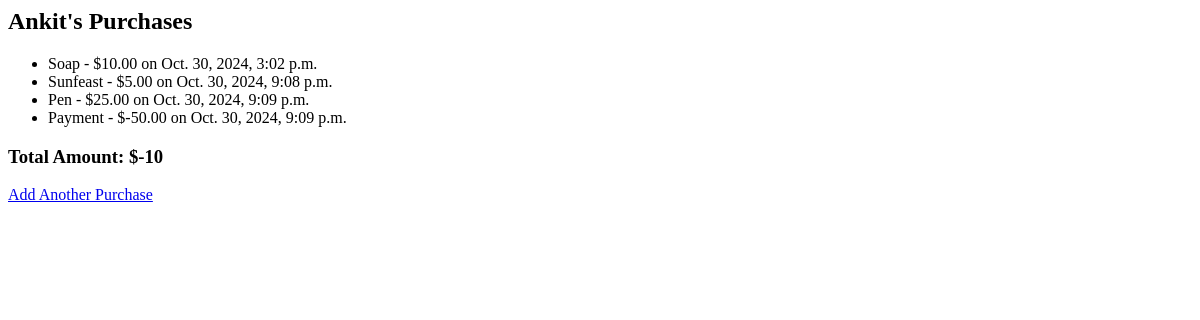
Page /3/ (signed in) on the earlier database version.
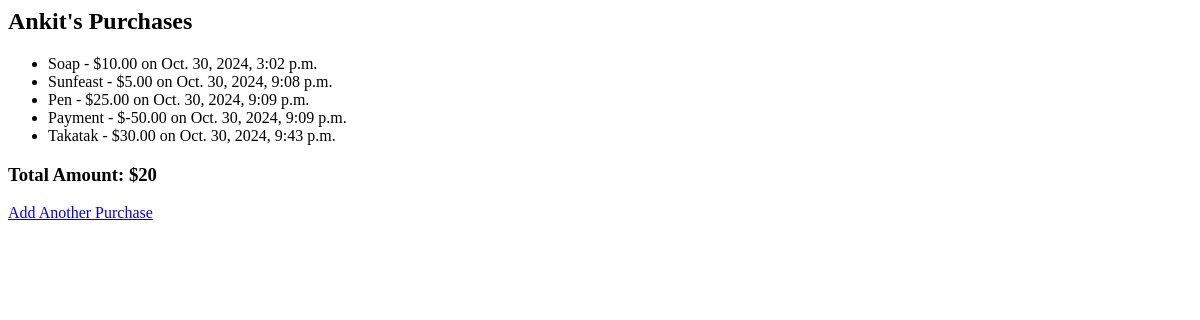
Same page on the later database version.
### customers/models.py (models this page shows, shortened)
class Purchase(models.Model):
    customer = models.ForeignKey(Customer, related_name='purchases', on_delete=models.CASCADE)
    item_name = models.CharField(max_length=100)
    price = models.DecimalField(max_digits=10, decimal_places=2)
    purchase_date = models.DateTimeField(auto_now_add=True)

### customers/views.py (the view)
# urls.py: path('<int:customer_id>/', views.customer_detail, name='customer_detail'),
@login_required
def customer_detail(request, customer_id):
    customer = get_object_or_404(Customer, id=customer_id)
    purchases = customer.purchases.all()
    total_amount = purchases.aggregate(Sum('price'))['price__sum']
    return render(request, 'customers/customer_detail.html', {
        'customer': customer,
        'purchases': purchases,
        'total_amount': total_amount
    })

### customers/templates/customers/customer_detail.html
<h2>{{ customer.name }}'s Purchases</h2>
<ul>
    {% for purchase in purchases %}
        <li>{{ purchase.item_name }} - ${{ purchase.price }} on {{ purchase.purchase_date }}</li>
    {% endfor %}
</ul>
<h3>Total Amount: ${{ total_amount }}</h3>
<a href="{% url 'create_purchase' customer.id %}">Add Another Purchase</a>

Differences in the rows shown:
added Purchase: item_name "Takatak", price "30.00", purchase_date "Oct. 30, 2024, 9:43 p.m."
Other differences:
{{ total_amount }}: "-10" → "20"
